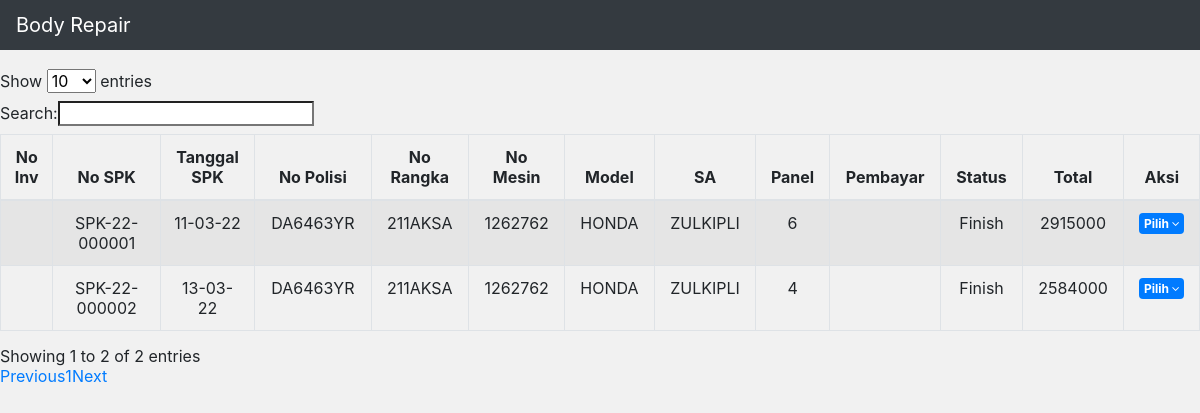
Screenshot of /index.php/bbkk/popinvoice with the database file from the repository.
### tables this page shows
CREATE TABLE `tr_spk` (
  `no_est` varchar(20) NOT NULL,
  `no_spk` varchar(20) NOT NULL,
  `tgl_spk` date NOT NULL,
  `tipe` varchar(25) NOT NULL,
  `kd_kendaraan` varchar(10) NOT NULL,
  `pekerjaan` varchar(255) NOT NULL,
  `jenis` varchar(255) NOT NULL,
  `kd_sa` varchar(15) NOT NULL,
  `kd_fm` varchar(15) NOT NULL,
  `vendor` varchar(25) NOT NULL,
  `mulai` date NOT NULL,
  `akhir` date NOT NULL,
  `kd_customer` varchar(25) NOT NULL,
  `kd_asuransi` varchar(25) NOT NULL,
  `status` varchar(100) NOT NULL,
  `created_by` varchar(35) NOT NULL,
  `created_at` datetime DEFAULT NULL,
  `updated_by` varchar(35) NOT NULL,
  `updated_at` datetime DEFAULT NULL
);

CREATE TABLE `ms_kendaraan` (
  `kd_kendaraan` varchar(25) NOT NULL,
  `no_polisi` varchar(10) NOT NULL,
  `brand` varchar(25) NOT NULL,
  `kd_rangka` varchar(20) NOT NULL,
  `no_rangka` varchar(20) NOT NULL,
  `kd_mesin` varchar(20) NOT NULL,
  `no_mesin` varchar(20) NOT NULL,
  `model` varchar(50) NOT NULL,
  `trans` varchar(20) NOT NULL,
  `tahun` varchar(4) NOT NULL,
  `warna` varchar(20) NOT NULL,
  `kd_customer` varchar(25) NOT NULL,
  `created_by` varchar(35) NOT NULL,
  `created_at` datetime DEFAULT NULL,
  `updated_by` varchar(35) NOT NULL,
  `updated_at` datetime DEFAULT NULL
);

CREATE TABLE `ms_sa` (
  `kd_sa` varchar(25) NOT NULL,
  `nama_sa` varchar(255) NOT NULL,
  `created_by` varchar(35) NOT NULL,
  `created_at` datetime DEFAULT NULL,
  `updated_by` varchar(35) NOT NULL,
  `updated_at` datetime DEFAULT NULL
);

### application/controllers/Bbkk.php (called while the page is built, shortened)
<?php defined('BASEPATH') OR exit('No direct script access allowed');
class bbkk extends CI_Controller
{
    public function __construct()
    {
        $this->load->model('M_spk');
        $this->load->model('M_asuransi');
        $this->load->model('M_customer');
        $this->load->model('M_kendaraan');
        $this->load->model('M_sa');
        $this->load->model('M_fm');
        $this->load->model('M_detail');
        $this->load->model('M_jenis');
        $this->load->model('M_part');
        $this->load->model('M_bahan');
        $this->load->model('M_bbkk');
        $this->load->model('M_bank');
        $this->load->model('M_kwitansi');
        $this->load->model('M_account');
        $this->load->model('M_supplier');
    }
    public function popinvoice()
    {
      $data['spk'] = $this->M_spk->statusSpk();
      $data['sa'] = $this->M_sa->viewSa();
      $data['detail'] = $this->M_detail->dataDetail();
      $data['kendaraan'] = $this->M_kendaraan->viewKendaraan();
      $this->load->view('datapop/popinvoice', $data);
    }
}

### index.php (called while the page is built, shortened)
<?php
require_once BASEPATH.'core/CodeIgniter.php';

### application/models/M_spk.php (called while the page is built, shortened)
<?php
class M_spk extends CI_Model
{
    private $table_spk = "tr_spk";
    public function statusSpk()
    {
        return $this->db->get($this->table_spk)->result_array();
    }
}

### application/models/M_kendaraan.php (called while the page is built, shortened)
<?php
class M_kendaraan extends CI_Model
{
    private $_table = "ms_kendaraan";
    public function viewKendaraan()
    {
        return $this->db->get($this->_table)->result_array();
    }
}

### application/models/M_sa.php (called while the page is built, shortened)
<?php
class M_sa extends CI_Model
{
    private $_table = "ms_sa";
    public function viewSa()
    {
        return $this->db->get($this->_table)->result_array();
    }
}

### application/models/M_detail.php (called while the page is built, shortened)
<?php
class M_detail extends CI_Model
{
    private $_table = "tr_spk_detail";
	public function dataDetail()
	{
		return $this->db->get($this->_table)->result_array();
	}
}

### application/views/datapop/popinvoice.php (the view, shortened to what this page needs)
<?php $this->load->view('include/navbar2'); ?>
<html>
<head>
</head>
<body>
  <table id="example" class="table table-striped table-bordered"  style="text-align:center;">
      <thead>
          <tr>
                               <th scope="col">No Inv</th>
                               <th scope="col">No SPK</th>
                               <th scope="col">Tanggal SPK</th>
                               <th scope="col">No Polisi</th>
                               <th scope="col">No Rangka</th>
                               <th scope="col">No Mesin</th>
                               <th scope="col">Model</th>
                               <th scope="col">SA</th>
                               <th scope="col">Panel</th>
                               <th scope="col">Pembayar</th>
                               <th scope="col">Status</th>
                               <th scope="col">Total</th>
                               <th scope="col">Aksi</th>
                           </tr>
      </thead>
      <tbody>
      <?php foreach ($spk as $m) :
                            if ($m['status'] == 'Finish'){
                        ?>
                        <tr>
                            <td><?= $m['no_inv']; ?></td>
                            <td><?= $m['no_spk']; ?></td>
                            <td><?= date('d-m-y', strtotime($m['tgl_spk']) );?></td>
                            <?php foreach($kendaraan as $k):
                                if($k['kd_kendaraan']==$m['kd_kendaraan']){
                                ?>
                            <td><?= $k['no_polisi']; ?></td>
                            <td><?= $k['no_rangka']; ?></td>
                            <td><?= $k['no_mesin']; ?></td>
                            <td><?= $k['model']; ?></td>
                            <?php } endforeach ?>
                            <?php foreach ($sa as $s):?>
                            <?php if ($s['kd_sa']==$m['kd_sa']){?>
                            <td><?= $s['nama_sa'] ?></td>
                            <?php } endforeach?>
                            <?php $panel=0;
                                foreach ($detail as $dtl):
                                    if ($dtl['no_spk']== $m['no_est']){
                            ?>
                            <?php  $panel += $dtl['jumlah'];?>
                            <?php  } endforeach ?>
                            <td><?= $panel ?></td>
                            <td><?= $m['pembayar']; ?></td>
                            <td><?= $m['status']; ?></td>
                            <?php
                            $total = 0;
                                foreach ($detail as $dtl):
                                    if ($dtl['no_spk'] == $m['no_est']){
                            ?>
                            <?php $total += $dtl['total'] ?>
                            <?php } endforeach ?>
                            <td><?= $total ?> </td>
                            <td><a href='#' onclick="post_value('<?= $m['no_inv'];?>','<?= $m['tgl_spk'];?>','<?= $total;?>');"  class="badge badge-primary"> Pilih  <i class="fa fa-angle-down"></i></a></td>
             </tr>
          <?php }endforeach ?>
      </tbody>
  </table>
</body>
</html>

### application/views/include/navbar2.php (shortened to what this page needs)
<head>
   <link rel="stylesheet" href="<?= base_url('assets/css/bootstrap.css') ?>" />
   <link rel="stylesheet" href="https://maxcdn.bootstrapcdn.com/font-awesome/4.5.0/css/font-awesome.min.css" />
</head>
   <nav class="navbar navbar-expand-lg navbar-dark bg-dark">
  <a class="navbar-brand" href="<?= base_url('spk/tambah'); ?>">Body Repair</a>
  </nav>

### rows the page displays
tr_spk: no_spk "SPK-22-000001", tgl_spk "11-03-22", panel "6", status "Finish", total "2915000"
ms_kendaraan: no_polisi "DA6463YR", no_rangka "211AKSA", no_mesin "1262762", model "HONDA"
ms_sa: nama_sa "ZULKIPLI"
tr_spk: no_spk "SPK-22-000002", tgl_spk "13-03-22", panel "4", status "Finish", total "2584000"
